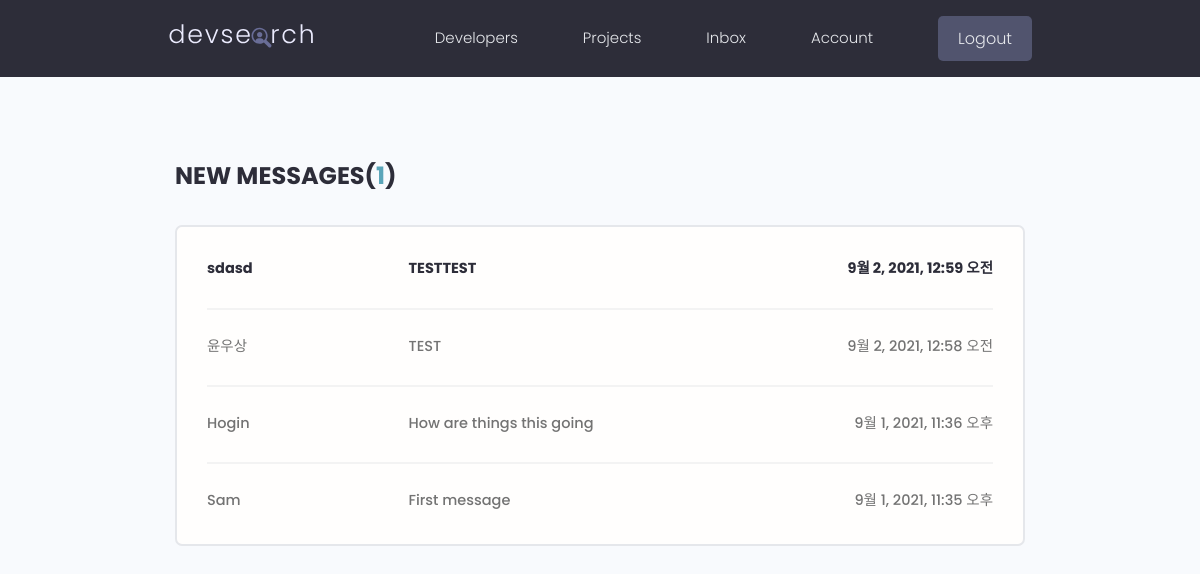
The page /inbox/ (signed in) on the database its author committed.
### users/models.py (models this page shows, shortened)
class Message(models.Model):
    sender = models.ForeignKey(Profile, on_delete=models.SET_NULL, null=True, blank=True)
    recipient = models.ForeignKey(Profile, on_delete=models.SET_NULL, null=True, blank=True, related_name='messages')
    name = models.CharField(max_length=200, null=True, blank=True)
    email = models.EmailField(max_length=200, null=True, blank=True)
    subject = models.CharField(max_length=200, null=True, blank=True)
    body = models.TextField()
    is_read = models.BooleanField(default=False, null=True)
    created = models.DateTimeField(auto_now_add=True)
    id = models.UUIDField(default=uuid4, unique=True, primary_key=True, editable=False)
    class Meta:
        ordering = ['is_read', '-created']

### users/views.py (the view)
# urls.py: path('inbox/', inbox, name='inbox'),
@login_required(login_url='login')
def inbox(request):
    profile = request.user.profile
    message_requests = profile.messages.all()
    unread_count = message_requests.filter(is_read=False).count()
    context = {
        'message_requests' : message_requests,
        'unread_count' : unread_count,
    }
    return render(request, 'users/inbox.html', context)

### users/templates/users/inbox.html
{% extends 'main.html' %}
{% block content %}
  <main class="inbox my-xl">
    <div class="content-box">
      <h3 class="inbox__title">New Messages(<span>{{unread_count}}</span>)</h3>
      <ul class="messages">
        {% for message in message_requests %}
          {% if message.is_read %}
            <li class="message">
          {% else %}
            <li class="message message--unread">
          {% endif %}
            <a href="{% url 'message' pk=message.id %}">
              <span class="message__author">{{message.name}}</span>
              <span class="message__subject">{{message.subject}}</span>
              <span class="message__date">{{message.created}}</span>
            </a>
          </li>
        {% endfor %}
      </ul>
    </div>
  </main>
{% endblock content %}

### static/styles/app.css (style rules this page uses)
:root { --color-sub: #2d2d39; }
.content-box { width: 95%; max-width: 85rem; margin: 0 auto; }
.inbox { height: 90vh; }
.inbox__title, .inbox__title span { font-size: 2.4rem; font-weight: 700; color: var(--color-sub); text-transform: uppercase; text-align: left; margin-bottom: 3rem; }
.inbox__title span { color: var(--color-main); }
.messages { list-style: none; background: var(--color-white); padding: 0.5rem 3rem; border: 2px solid var(--color-light); border-radius: 0.7rem; }
.message { padding: 2.5rem 0; }
.message > a span { font-size: 1.45rem; font-weight: 500; }
.message.message--unread a span { font-weight: 700; color: var(--color-sub); }
.message:not(:last-child) { border-bottom: 2px solid var(--color-white-light); }
.message > a { display: flex; gap: 1rem; }
.message__author, .message__date { flex-basis: 25%; }
.message__subject { flex-basis: 50%; }
.message__date { text-align: right; }

### static/uikit/styles/modules/_variables.css (style rules this page uses)
:root { --color-main: #5aa5b9; --color-main-light: #e6faff; --color-sub: #3f4156; --color-sub-light: #51546e; --color-sub-lighter: #ededfd; --color-text: #737373; --color-gray: #8b8b8b; --color-light: #e5e7eb; --color-light-gray: #767676; --color-bg: #f8fafd; --color-white: #fffefd; --color-white-light: #f3f3f3; --color-success: #359e64; --color-success-bg: #def8e8; --color-error: #fc4b0b; --color-error-bg: #fff2ee; --font-base: 'Poppins', arial, helvetica, 'Segoe UI', roboto, ubuntu, sans-serif; --font-monospace: 'Fira Code', 'Courier New', courier, monospace; --font-regular: 300; --font-medium: 500; --font-bold: 700; --generic-shadow: 1px 1px 5px #00000010; --generic-transition: all 0.3s ease-in-out; }

### static/uikit/styles/modules/_base.css (style rules this page uses)
* { margin: 0; padding: 0; box-sizing: border-box; text-rendering: optimizeLegibility; color: inherit; font-size: inherit; }
html { font-size: 50%; }
@media only screen and (min-width: 480px) { html { font-size: 56.25%; } }
@media only screen and (min-width: 1200px) { html { font-size: 62.5%; } }
body { line-height: 1.6; font-weight: 400; font-size: 1.5rem; color: var(--color-text); background-color: var(--color-bg); min-height: 100vh; }

### static/uikit/styles/modules/_typography.css (style rules this page uses)
* { font-family: var(--font-base); }
h3 { font-size: 3.2rem; font-weight: var(--font-medium); }
p, span, strong { font-size: 1.6rem; color: var(--color-text); font-weight: var(--font-regular); }
a { padding-bottom: 2px; text-decoration: none; display: inline-block; color: var(--color-main); font-weight: var(--font-medium); }

### static/uikit/styles/modules/_utilities.css (style rules this page uses)
.my-xl { margin: 8rem auto; }

### rows shown on the page
Message: name "sdasd", subject "TESTTEST", created "9월 2, 2021, 12:59 오전"
Message: name "윤우상", subject "TEST", created "9월 2, 2021, 12:58 오전"
Message: name "Hogin", subject "How are things this going", created "9월 1, 2021, 11:36 오후"
Message: name "Sam", subject "First message", created "9월 1, 2021, 11:35 오후"

### other values the page prints
{{ unread_count }} "1"
